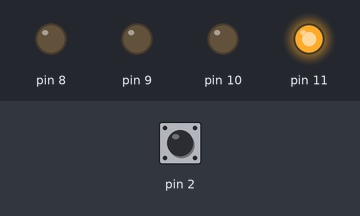
Recording of a sketch running on a simulated Arduino Uno, built with avr-gcc and run on an emulated ATmega328P. On the bench: output pins drawn as LEDs (lit = HIGH). Dashed ring = blinking. The inputs (shaded band) are chosen by the test bench; at power-on: pin 2 HIGH.

Above: at 1.2 s.
1.3 s: pin 2 driven LOW
At 2.6 s:
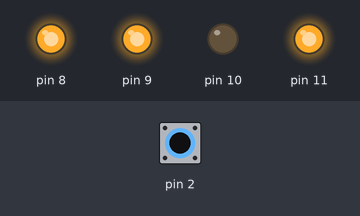
4.3 s: pin 2 pulsed HIGH 5 times (0.12 s each, 0.3 s apart)
At 6.8 s:
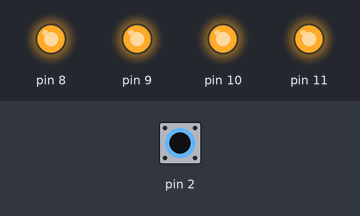
7.5 s: pin 2 pulsed HIGH 2 times (0.12 s each, 0.3 s apart)
At 8.4 s:
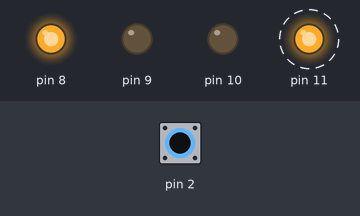
Timing chart, 0 to 17.1 s (numbered marks = the images above; inputs shaded):
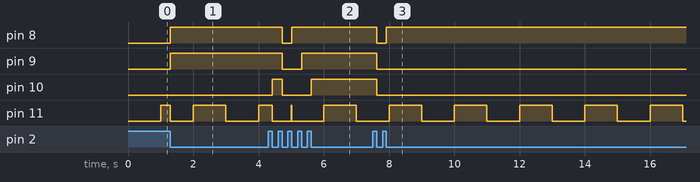

Measured:
- after the input at 1.3 s, pin 8, pin 9: LOW → HIGH at once
- after the input at 4.3 s, pin 8: HIGH → LOW after 0.42 s, → HIGH 0.30 s later; pin 9: HIGH → LOW after 0.42 s, → HIGH 0.60 s later; pin 10: LOW → HIGH after 0.12 s, → LOW 0.30 s later, → HIGH 0.90 s later
- after the input at 7.5 s, pin 8: HIGH → LOW after 0.12 s, → HIGH 0.30 s later; pin 9, pin 10: HIGH → LOW after 0.12 s
- by itself, pin 11: alternates HIGH for 1.0 s and LOW for 1.0 s

The sketch:

lab02.ino
```cpp
#define BitSet(arg,bit) ((arg) |= (1<<bit))
#define BitClr(arg,bit) ((arg) &= ~(1<<bit))
#define BitTst(arg,bit) (((arg) & (1<<bit)) >> bit)
#define BitFlp(arg,bit) ((arg) ^= (1<<bit))

volatile uint8_t led_state = 0;

void setup(){
    // Configura os pinos PB0, PB1, PB2 como saída (LEDs) e os demais como entrada
    DDRB = 0b00001111;
    // Inicializa todos os LEDs apagados e habilita pull-up nas entradas
    PORTB = 0b11111000;

    // Configura a interrupção externa no pino INT0 (PD2 no Arduino Uno)
    EICRA = 0b00000010;
    EIMSK = 0b00000001;
    sei();                 // Habilita interrupções globais
}

void loop(){
    // Gera uma onda quadrada no pino de saída para o INT0
    BitFlp(PORTB, PB3);
    _delay_ms(1000);
}

ISR(INT0_vect) {
    // Lógica para acender os LEDs sequencialmente a cada borda de descida
    led_state++;
    if (led_state > 3) {
        led_state = 0; // Reseta o estado para apagar todos os LEDs
    }

    switch (led_state) {
        case 0:
        PORTB = 0b00000001; // Apaga todos os LEDs

            break;
        case 1:
        PORTB = 0b00000011;

            break;
        case 2:
        PORTB = 0b00000111;

            break;
        case 3:
        PORTB = 0b00000000;

            break;
    }
}
```
